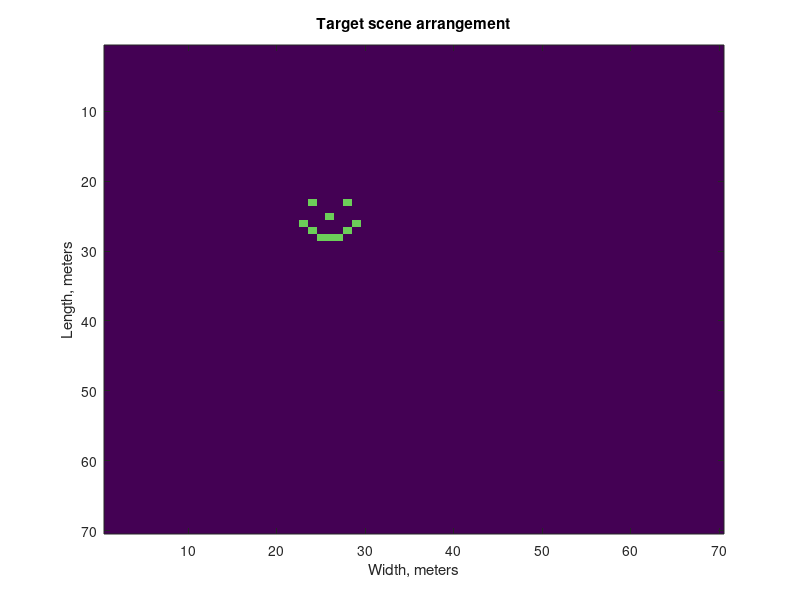
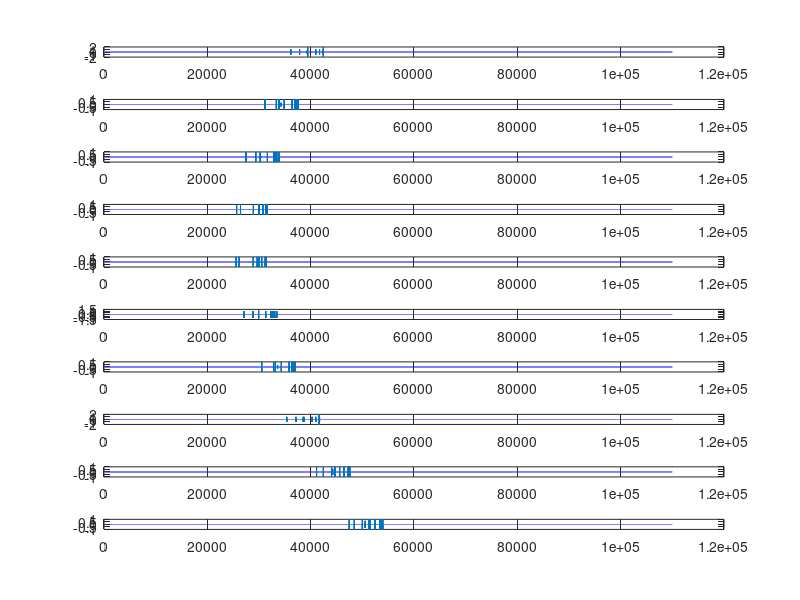

MATLAB code for these plots, in order: (Note: a time limit stopped this script after it produced the figures.)
%Big project 2
%Egor Iuravin
close all
clc

%Initial data
L=70;%Length
W=70;%Width
original = zeros(L,W);

xt1=4+20;
xt2=8+20;
xt3=6+20;
xt4=9+20;
xt5=3+20;
xt6=6+20;
xt7=4+20;
xt8=8+20;
xt9=5+20;
xt10=7+20;

Yt1=3+20;
Yt2=3+20;
Yt3=5+20;
Yt4=6+20;
Yt5=6+20;
Yt6=8+20;
Yt7=7+20;
Yt8=7+20;
Yt9=8+20;
Yt10=8+20;

original(Yt1,xt1)=50;
original(Yt2,xt2)=50;
original(Yt3,xt3)=50;
original(Yt4,xt4)=50;
original(Yt5,xt5)=50;
original(Yt6,xt6)=50;
original(Yt7,xt7)=50;
original(Yt8,xt8)=50;
original(Yt9,xt9)=50;
original(Yt10,xt10)=50;

%Plot original image
figure()
image(original)
xlabel('Width, meters')
ylabel('Length, meters')
title('Target scene arrangement')
%Transmitted signal
txsig=[-1 -1 1 1 1 1 1 1 -1 -1 1 1 -1 1 -1 -1];
tmax=2*sqrt(L^2+W^2)/3e8;
t1=2*sqrt(xt1^2+Yt1^2)/3e8;
t2=2*sqrt(xt2^2+Yt2^2)/3e8;
del_t=t2-t1;
tline=0:6e-12:tmax;
NT=max(size(tline));
Step=7;
Maxsize=70;


%%First target point (xt1,yt1)
%figure()
rxk1=zeros(10,NT);
i=0;
for k=1:Step:Maxsize
    if i<10
        i=i+1;
    end
    tk=2*sqrt((xt1-k)^2+Yt1^2)/3e8;
    tnew=abs(tline-tk);
    xind=find(tnew==min(tnew));
    theta=atand(Yt3/(xt3-k));
    c=cosd(theta)^2;
    rxk1(i,:) = [zeros(1,xind-1) txsig zeros(1, NT-xind-15)];
    %subplot(10,1,i)
    %plot(rxk1(i,:))
end


%%Second target point (xt2,yt2)

i=0;
rxk2=zeros(10,NT);
%figure()
for k=1:Step:Maxsize
    if i<10
        i=i+1;
    end
    tk=2*sqrt((xt2-k)^2+Yt2^2)/3e8;
    tnew=abs(tline-tk);
    xind=find(tnew==min(tnew));
    theta=atand(Yt3/(xt3-k));
    c=cosd(theta)^2;
    rxk2(i,:) = [zeros(1,xind-1) txsig zeros(1, NT-xind-15)];
    %subplot(10,1,i)
    %plot(rxk2(i,:))
end

%%Third target point (xt3,yt3)

i=0;
rxk3=zeros(10,NT);
%figure()
for k=1:Step:Maxsize
    if i<10
        i=i+1;
    end
    tk=2*sqrt((xt3-k)^2+Yt3^2)/3e8;
    tnew=abs(tline-tk);
    xind3=find(tnew==min(tnew));
    theta=atand(Yt3/(xt3-k));
    c=cosd(theta)^2;
    rxk3(i,:) = [zeros(1,xind3-1) txsig zeros(1, NT-xind3-15)]*c;
    %subplot(10,1,i)
    %plot(rxk3(i,:))
end


%%Fourth target point (xt4,yt4)

i=0;
rxk4=zeros(10,NT);
%figure()
for k=1:Step:Maxsize
    if i<10
        i=i+1;
    end
    tk=2*sqrt((xt4-k)^2+Yt4^2)/3e8;
    tnew=abs(tline-tk);
    xind=find(tnew==min(tnew));
    rxk4(i,:) = [zeros(1,xind-1) txsig zeros(1, NT-xind-15)];
    %subplot(10,1,i)
    %plot(rxk4(i,:))
end

%%Fifth target point (xt5,yt5)
i=0;
rxk5=zeros(10,NT);
%figure()
for k=1:Step:Maxsize
    if i<10
        i=i+1;
    end
    tk=2*sqrt((xt5-k)^2+Yt5^2)/3e8;
    tnew=abs(tline-tk);
    xind=find(tnew==min(tnew));
    rxk5(i,:) = [zeros(1,xind-1) txsig zeros(1, NT-xind-15)];
    %subplot(10,1,i)
    %plot(rxk5(i,:))
end

%%Sixth target point (xt6,yt6)

i=0;
rxk6=zeros(10,NT);
%figure()
for k=1:Step:Maxsize
    if i<10
        i=i+1;
    end
    tk=2*sqrt((xt6-k)^2+Yt6^2)/3e8;
    tnew=abs(tline-tk);
    xind=find(tnew==min(tnew));
    rxk6(i,:) = [zeros(1,xind-1) txsig zeros(1, NT-xind-15)];
    %subplot(10,1,i)
    %plot(rxk6(i,:))
end

%%Seventh target point (xt7,yt7)

i=0;
rxk7=zeros(10,NT);
%figure()
for k=1:Step:Maxsize
    if i<10
        i=i+1;
    end
    tk=2*sqrt((xt7-k)^2+Yt7^2)/3e8;
    tnew=abs(tline-tk);
    xind=find(tnew==min(tnew));
    rxk7(i,:) = [zeros(1,xind-1) txsig zeros(1, NT-xind-15)];
    %subplot(10,1,i)
    %plot(rxk7(i,:))
end

%%Eighth target point (xt8,yt8)

i=0;
rxk8=zeros(10,NT);
%figure()
for k=1:Step:Maxsize
    if i<10
        i=i+1;
    end
    tk=2*sqrt((xt8-k)^2+Yt8^2)/3e8;
    tnew=abs(tline-tk);
    xind=find(tnew==min(tnew));
    rxk8(i,:) = [zeros(1,xind-1) txsig zeros(1, NT-xind-15)];
    %subplot(10,1,i)
    %plot(rxk8(i,:))
end

%%Nineth target point (xt9,yt9)

i=0;
rxk9=zeros(10,NT);
%figure()
for k=1:Step:Maxsize
    if i<10
        i=i+1;
    end
    tk=2*sqrt((xt9-k)^2+Yt9^2)/3e8;
    tnew=abs(tline-tk);
    xind=find(tnew==min(tnew));
    rxk9(i,:) = [zeros(1,xind-1) txsig zeros(1, NT-xind-15)];
    %subplot(10,1,i)
    %plot(rxk9(i,:))
end

%%Tenth target point (xt10,yt10)

i=0;
rxk10=zeros(10,NT);
%figure()
for k=1:Step:Maxsize
    if i<10
        i=i+1;
    end
    tk=2*sqrt((xt10-k)^2+Yt10^2)/3e8;
    tnew=abs(tline-tk);
    xind=find(tnew==min(tnew));
    rxk10(i,:) = [zeros(1,xind-1) txsig zeros(1, NT-xind-15)];
    %subplot(10,1,i)
    %plot(rxk10(i,:))
end


%Total matrix
rxp_tot=zeros(10,NT);
figure()
for g=1:10
    rxp_tot(g,:)=rxk1(g,:)+rxk2(g,:)+rxk3(g,:)+rxk4(g,:)+rxk5(g,:)+rxk6(g,:)+rxk7(g,:)+rxk8(g,:)+rxk9(g,:)+rxk10(g,:);
    subplot(10,1,g)
    plot(rxp_tot(g,:))
end
keyboard


% Autocorrelation
figure()
rxcomp=zeros(10,2*NT-1);
% sigma = 1; %noise standard deviation
% yy =sigma*randn(size(rxcomp));
for tt=1:10
    rxcomp(tt,:)=xcorr(rxp_tot(tt,:),txsig);%yy(tt,:);
    subplot(10,1,tt)
    plot(rxcomp(tt,((length(rxcomp)+1)/2):end))
end
rxcomp(:,1:NT-1) = [];

%Image plot
grid = zeros(L,W);
sum=0;
tk=0;
i=0;
for m=1:W
    for n=1:L
        for j=1:Step:Maxsize
            if i<10
                i=i+1;
            end
            tk=2*sqrt((m-j)^2+n^2)/3e8;
            [x,y]=find(tline>=tk,1,'first');
            %y=interp1(tline,rxcomp(i,:),tk);
            store=rxcomp(i,y);
            sum=sum+store;
        end
        grid(n,m)=sum;
        sum=0;
        i=0;
    end
    
end
figure()
image(grid)
keyboard
%Image plot after threshold was applied
th=45;
for m=1:W
    for n=1:L
        if grid(n,m)<th
            grid(n,m)=0;
        end
        
    end
    
end
figure()
image(grid)

%Target identification

Noise_1= randn(L,W,1);
Target=double(grid)+Noise_1;
Target_Noise_id=xcorr2(Target,Noise_1);
figure();
surf(Target_Noise_id)
shading interp
title('Target identification in noise')
xlabel('Cross Range')
ylabel('Range')
zlabel('Amplitude of the Signal')


Target_id=xcorr2(Target,Target);
figure();
surf(abs(Target_id))
shading 'interp'
title('Target only')
xlabel('Cross Range')
ylabel('Range')
zlabel('Amplitude of the Signal')

figure();
Noise_2=randn(L,W,1);
Noise_Id=xcorr2(Noise_1,Noise_2);
surf(abs(Noise_Id))
shading 'interp'
title('Noise only')
xlabel('Cross Range')
ylabel('Range')
zlabel('Amplitude of the Signal')
